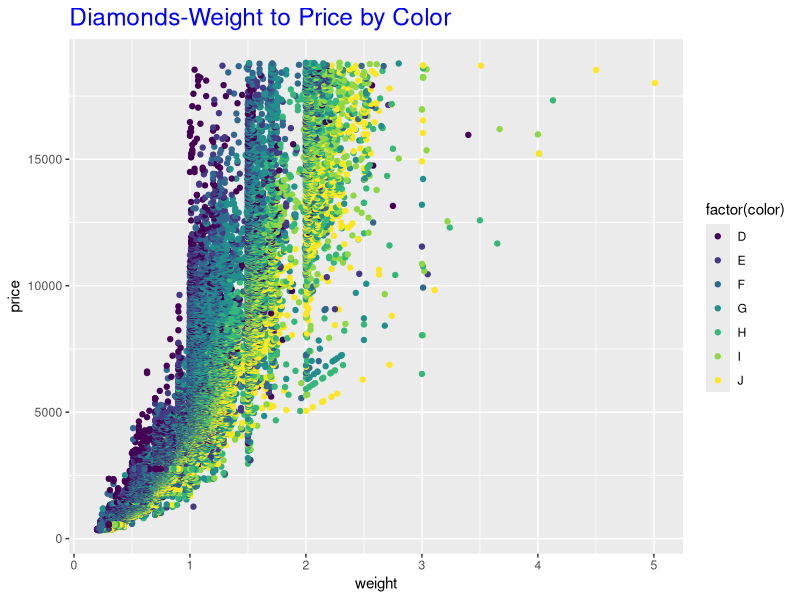
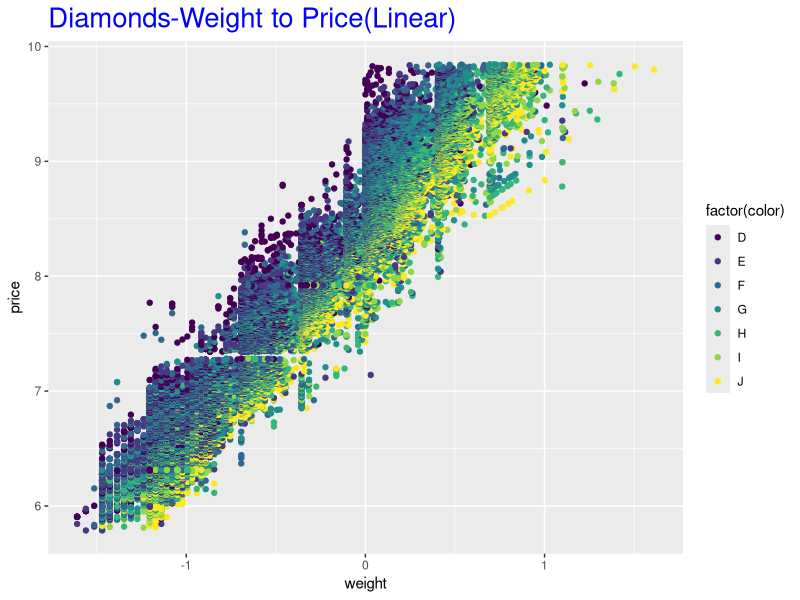
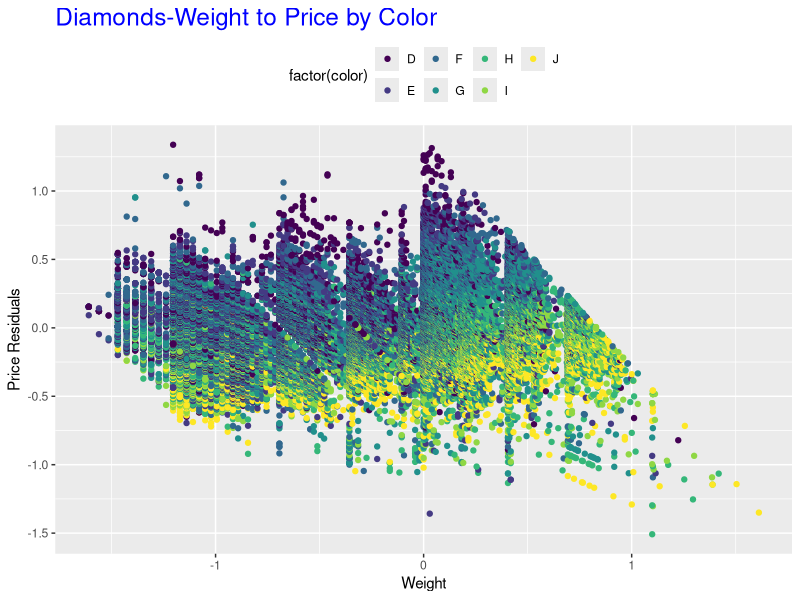
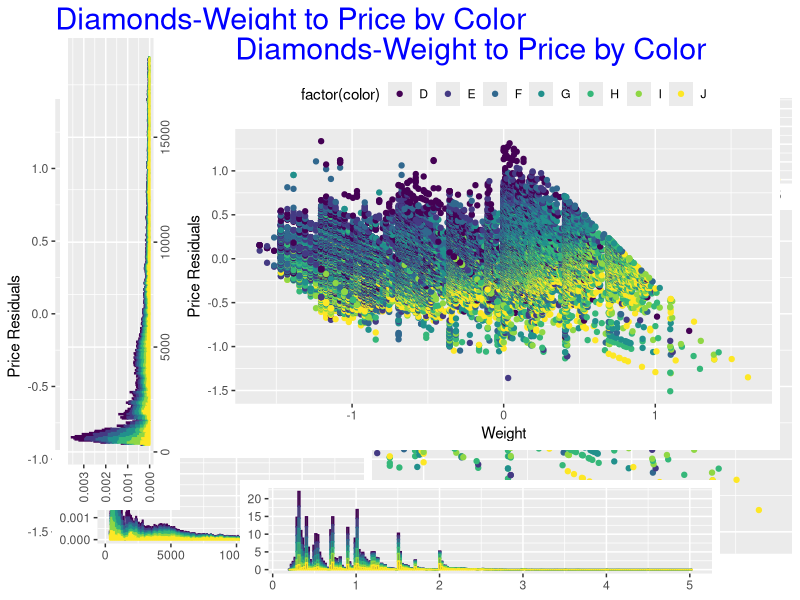

The R source for these figures, in order:
#Tommy Cheng
#MAT 510 Assignment 6
#October 19 2016
#Group A

require(ggplot2)
require(grid)

#Problem2: Creates	a	simple	scatter	plot	of	Weight (“Carat”) and	Price using	Color	(the	
#“Color” column	in	the	diamonds	dataframe) as	a	facet. 

scatter_plot <- ggplot(diamonds, aes(carat, price)) + labs(title='Diamonds-Weight to Price by Color')+ theme(plot.title = element_text(size = rel(1.6), colour = "blue"))+xlab("weight") + ylab("price")+ geom_point(aes(colour = factor(color)))
print(scatter_plot)

#Problem3: This is a linear scatter plot of Price and weight by plotting the natural log of the two variables.
# This first creates 2 new columns of the natural log of the variables. The columns are then added to the dataframe
ln_carat <- log(diamonds$carat) 
ln_price <- log(diamonds$price)
diamonds[, "ln_carat"] <- ln_carat    #add new variables to the dataframe
diamonds[, "ln_price"] <- ln_price    #add new variables to the dataframe
linearscatter_plot <- ggplot(diamonds, aes(ln_carat, ln_price))+ labs(title='Diamonds-Weight to Price(Linear)')+ theme(plot.title = element_text(size = rel(1.8), colour = "blue"))+xlab("weight") + ylab("price")+ geom_point(aes(colour = factor(color)))
print(linearscatter_plot)

#Problem4: Use lienar regression to regress ln(price) on ln(carat) and extract the residual of price. Then Plot 
#the price residual against weight
price_carat_lm <- lm(log(price) ~ log(carat), data=diamonds)  #lienar regression using ordinary least square
price_residual <- resid(price_carat_lm)   #extract the residuals
k<-ggplot(diamonds, aes(log(carat), price_residual))+ geom_point(aes(colour = factor(color))) + xlab('Weight') + ylab('Price Residuals') +labs(title='Diamonds-Weight to Price by Color')+ theme(plot.title = element_text(size = rel(1.6), colour = "blue"))+theme(legend.position = 'top')
print(k)

#Problem5: Use	the	grid package to	create a overlay of	three	plots: 
#a density histogram of the	price	and	the	histogram, a density histogram of	carat and the detrended 
#plot of price residual against weight 

main_plot <- k+ guides(col = guide_legend(nrow = 1)) + theme(plot.title = element_text(size = rel(2)))
hist_price <- ggplot(diamonds, aes(price)) + geom_histogram(aes(y= ..density.., colour= factor(color)), binwidth = 50) + theme(axis.title.x = element_blank(),axis.title.y = element_blank(),legend.position='none') 
hist_carat <- ggplot(diamonds, aes(carat)) + geom_histogram(aes(y= ..density.., colour= factor(color)), binwidth = 0.0225) + theme(axis.title.x = element_blank(),axis.title.y = element_blank(),legend.position='none')
vp1 <- viewport(width = 0.4, height = 0.2, x = 0.265, y = 0.15)     #create a viewport frame with specific sizes and coordinates
vp2 <- viewport(width = 0.4, height = 0.2, x = 0.8, y = 0.75)     #create a viewport frame with specific sizes and coordinates
print(main_plot)                      
print(hist_price, vp = vp1)       
print(hist_carat, vp = vp2)



#Problem6: Using grid package	to create	the	a overlay of three plots: The	rotated	
#histogram on the left, the	price	and	the	histogram	on the bottom, and the detrended histogram on top of
#price histogram

vp3 <- viewport(angle = 90, width = 0.6, height = 0.2, x = 0.15, y = 0.55)  #frame for histogram of price
vp4 <- viewport(width = 0.6, height = 0.2, x = 0.6, y = 0.1)          #frame for historgram of carat
vp5 <- viewport(width = 0.75, height = 0.7, x = 0.6, y = 0.6)       #frame for the detrended plot 
print(hist_price, vp = vp3)
print(hist_carat, vp = vp4)
print(main_plot, vp = vp5)